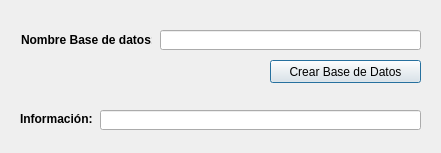
<?xml version="1.0" encoding="UTF-8"?>
<ui version="4.0">
 <class>frmCrearBBDD</class>
 <widget class="QDialog" name="frmCrearBBDD">
  <property name="geometry">
   <rect>
    <x>0</x>
    <y>0</y>
    <width>441</width>
    <height>153</height>
   </rect>
  </property>
  <property name="windowTitle">
   <string>Creación Bases de Datos</string>
  </property>
  <widget class="QLabel" name="lblNombreBBDD">
   <property name="geometry">
    <rect>
     <x>21</x>
     <y>32</y>
     <width>131</width>
     <height>16</height>
    </rect>
   </property>
   <property name="font">
    <font>
     <weight>75</weight>
     <bold>true</bold>
    </font>
   </property>
   <property name="text">
    <string>Nombre Base de datos:</string>
   </property>
  </widget>
  <widget class="QLabel" name="lblInformacion">
   <property name="geometry">
    <rect>
     <x>20</x>
     <y>109</y>
     <width>81</width>
     <height>20</height>
    </rect>
   </property>
   <property name="font">
    <font>
     <weight>75</weight>
     <bold>true</bold>
    </font>
   </property>
   <property name="text">
    <string>Información:</string>
   </property>
  </widget>
  <widget class="QLineEdit" name="txtNombreBBDD">
   <property name="geometry">
    <rect>
     <x>160</x>
     <y>30</y>
     <width>261</width>
     <height>20</height>
    </rect>
   </property>
  </widget>
  <widget class="QLineEdit" name="txtInformacion">
   <property name="geometry">
    <rect>
     <x>100</x>
     <y>110</y>
     <width>321</width>
     <height>20</height>
    </rect>
   </property>
   <property name="readOnly">
    <bool>true</bool>
   </property>
  </widget>
  <widget class="QPushButton" name="btnCrearBBDD">
   <property name="geometry">
    <rect>
     <x>270</x>
     <y>60</y>
     <width>151</width>
     <height>23</height>
    </rect>
   </property>
   <property name="text">
    <string>Crear Base de Datos</string>
   </property>
  </widget>
 </widget>
 <tabstops>
  <tabstop>txtNombreBBDD</tabstop>
  <tabstop>btnCrearBBDD</tabstop>
  <tabstop>txtInformacion</tabstop>
 </tabstops>
 <resources/>
 <connections/>
</ui>
